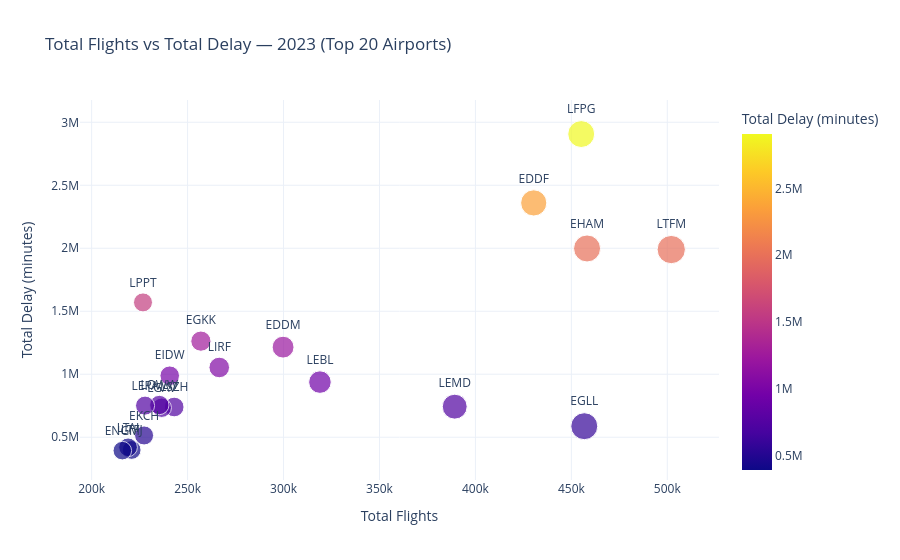
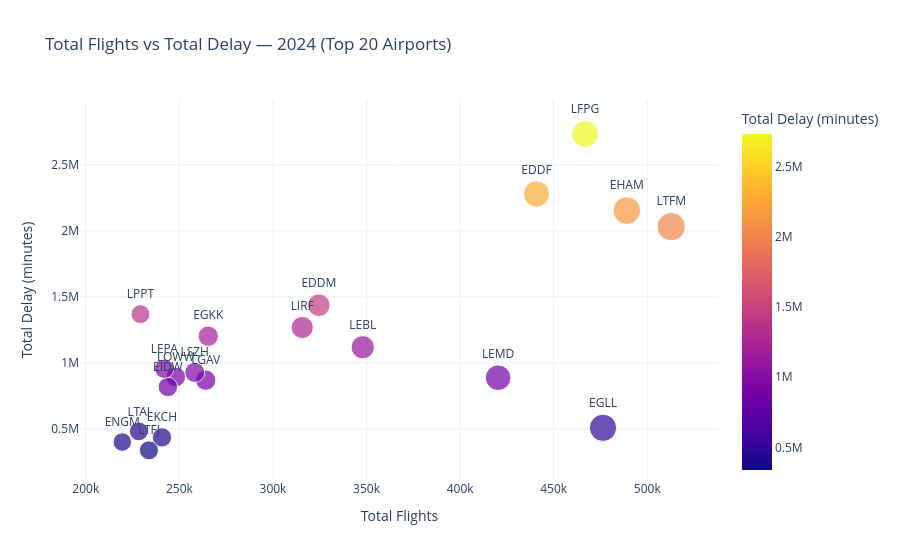

Notebook code cell kept with these figures, in order:
### Code cell
# Scatter plot 
def plot_year_scatter(df, year):
    dff = (
        df.loc[df["YEAR"] == year, 
               ["APT_ICAO", "YEAR", "Total Flights", "Total Delay (TD)", "APT_NAME", "STATE_NAME"]]
          .dropna(subset=["Total Flights", "Total Delay (TD)"])
    )
    title = f"Total Flights vs Total Delay — {year} (Top 20 Airports)"
    fig = px.scatter(
        dff,
        x="Total Flights",
        y="Total Delay (TD)",
        text="APT_ICAO",
        size="Total Flights",
        color="Total Delay (TD)",
        hover_data=["APT_NAME", "STATE_NAME", "Total Flights", "Total Delay (TD)"],
        labels={"Total Flights": "Total Flights (per year)",
                "Total Delay (TD)": "Total Delay (minutes)"},
        title=title,
    )
    fig.update_traces(textposition="top center")
    fig.update_layout(
        template="plotly_white",
        hovermode="closest",
        xaxis_title="Total Flights",
        yaxis_title="Total Delay (minutes)",
        legend_title="Total Delay (minutes)"
    )
    fig.show()
# --- Plots ---
plot_year_scatter(df_merged_AID_AT, 2023)
plot_year_scatter(df_merged_AID_AT, 2024)

### Figure 1 — Plotly figure (JSON) as saved in the notebook; plotly's stock layout.template omitted (floating-point values rounded to 4 significant figures)
{"data": [{"customdata": [["Istanbul", "Türkiye"], ["Amsterdam - Schiphol", "Netherlands"], ["London - Heathrow", "United Kingdom"], ["Paris-Charles-de-Gaulle", "France"], ["Frankfurt", "Germany"], ["Madrid - Barajas", "Spain"], ["Barcelona", "Spain"], ["Munich", "Germany"], ["Rome - Fiumicino", "Italy"], ["London - Gatwick", "United Kingdom"], ["Zürich", "Switzerland"], ["Dublin", "Ireland"], ["Athens", "Greece"], ["Vienna", "Austria"], ["Palma de Mallorca", "Spain"], ["Copenhagen - Kastrup", "Denmark"], ["Lisbon", "Portugal"], ["Istanbul Sabiha Gökçen", "Türkiye"], ["Antalya", "Türkiye"], ["Oslo - Gardermoen", "Norway"]], "hovertemplate": "Total Flights (per year)=%{marker.size}<br>Total Delay (minutes)=%{marker.color}<br>APT_ICAO=%{text}<br>APT_NAME=%{customdata[0]}<br>STATE_NAME=%{customdata[1]}<extra></extra>", "legendgroup": "", "marker": {"color": [1989825, 1998459, 587483, 2906784, 2360075, 742706, 937638, 1215142, 1053658, 1262695, 739849, 988227, 734091, 755801, 750827, 514101, 1570334, 398843, 419945, 393598], "coloraxis": "coloraxis", "size": [502051, 458183, 456739, 455146, 430389, 389214, 318977, 299771, 266510, 256936, 243029, 240694, 236540, 235281, 227838, 227333, 226762, 220872, 218995, 215993], "sizemode": "area", "sizeref": 1255.0, "symbol": "circle"}, "mode": "markers+text", "name": "", "orientation": "v", "showlegend": false, "text": ["LTFM", "EHAM", "EGLL", "LFPG", "EDDF", "LEMD", "LEBL", "EDDM", "LIRF", "EGKK", "LSZH", "EIDW", "LGAV", "LOWW", "LEPA", "EKCH", "LPPT", "LTFJ", "LTAI", "ENGM"], "textposition": "top center", "type": "scatter", "x": [502051, 458183, 456739, 455146, 430389, 389214, 318977, 299771, 266510, 256936, 243029, 240694, 236540, 235281, 227838, 227333, 226762, 220872, 218995, 215993], "xaxis": "x", "y": [1989825, 1998459, 587483, 2906784, 2360075, 742706, 937638, 1215142, 1053658, 1262695, 739849, 988227, 734091, 755801, 750827, 514101, 1570334, 398843, 419945, 393598], "yaxis": "y"}], "layout": {"coloraxis": {"colorbar": {"title": {"text": "Total Delay (minutes)"}}, "colorscale": [[0, "#0d0887"], [0.1111, "#46039f"], [0.2222, "#7201a8"], [0.3333, "#9c179e"], [0.4444, "#bd3786"], [0.5556, "#d8576b"], [0.6667, "#ed7953"], [0.7778, "#fb9f3a"], [0.8889, "#fdca26"], [1, "#f0f921"]]}, "hovermode": "closest", "legend": {"itemsizing": "constant", "title": {"text": "Total Delay (minutes)"}, "tracegroupgap": 0}, "title": {"text": "Total Flights vs Total Delay — 2023 (Top 20 Airports)"}, "xaxis": {"anchor": "y", "domain": [0, 1], "title": {"text": "Total Flights"}}, "yaxis": {"anchor": "x", "domain": [0, 1], "title": {"text": "Total Delay (minutes)"}}}}

### Figure 2 — Plotly figure (JSON) as saved in the notebook; plotly's stock layout.template omitted (floating-point values rounded to 4 significant figures)
{"data": [{"customdata": [["Istanbul", "Türkiye"], ["Amsterdam - Schiphol", "Netherlands"], ["London - Heathrow", "United Kingdom"], ["Paris-Charles-de-Gaulle", "France"], ["Frankfurt", "Germany"], ["Madrid - Barajas", "Spain"], ["Barcelona", "Spain"], ["Munich", "Germany"], ["Rome - Fiumicino", "Italy"], ["London - Gatwick", "United Kingdom"], ["Athens", "Greece"], ["Zürich", "Switzerland"], ["Vienna", "Austria"], ["Dublin", "Ireland"], ["Palma de Mallorca", "Spain"], ["Copenhagen - Kastrup", "Denmark"], ["Istanbul Sabiha Gökçen", "Türkiye"], ["Lisbon", "Portugal"], ["Antalya", "Türkiye"], ["Oslo - Gardermoen", "Norway"]], "hovertemplate": "Total Flights (per year)=%{marker.size}<br>Total Delay (minutes)=%{marker.color}<br>APT_ICAO=%{text}<br>APT_NAME=%{customdata[0]}<br>STATE_NAME=%{customdata[1]}<extra></extra>", "legendgroup": "", "marker": {"color": [2031172, 2153278, 509045, 2732214, 2279095, 888111, 1118856, 1436489, 1268369, 1202460, 869178, 928353, 893984, 818089, 956013, 436303, 338574, 1369445, 481922, 401084], "coloraxis": "coloraxis", "size": [512818, 489071, 476359, 466770, 440830, 420321, 347992, 324545, 315648, 265395, 264066, 258199, 248103, 243836, 241929, 240676, 233720, 229194, 228292, 219493], "sizemode": "area", "sizeref": 1282.0, "symbol": "circle"}, "mode": "markers+text", "name": "", "orientation": "v", "showlegend": false, "text": ["LTFM", "EHAM", "EGLL", "LFPG", "EDDF", "LEMD", "LEBL", "EDDM", "LIRF", "EGKK", "LGAV", "LSZH", "LOWW", "EIDW", "LEPA", "EKCH", "LTFJ", "LPPT", "LTAI", "ENGM"], "textposition": "top center", "type": "scatter", "x": [512818, 489071, 476359, 466770, 440830, 420321, 347992, 324545, 315648, 265395, 264066, 258199, 248103, 243836, 241929, 240676, 233720, 229194, 228292, 219493], "xaxis": "x", "y": [2031172, 2153278, 509045, 2732214, 2279095, 888111, 1118856, 1436489, 1268369, 1202460, 869178, 928353, 893984, 818089, 956013, 436303, 338574, 1369445, 481922, 401084], "yaxis": "y"}], "layout": {"coloraxis": {"colorbar": {"title": {"text": "Total Delay (minutes)"}}, "colorscale": [[0, "#0d0887"], [0.1111, "#46039f"], [0.2222, "#7201a8"], [0.3333, "#9c179e"], [0.4444, "#bd3786"], [0.5556, "#d8576b"], [0.6667, "#ed7953"], [0.7778, "#fb9f3a"], [0.8889, "#fdca26"], [1, "#f0f921"]]}, "hovermode": "closest", "legend": {"itemsizing": "constant", "title": {"text": "Total Delay (minutes)"}, "tracegroupgap": 0}, "title": {"text": "Total Flights vs Total Delay — 2024 (Top 20 Airports)"}, "xaxis": {"anchor": "y", "domain": [0, 1], "title": {"text": "Total Flights"}}, "yaxis": {"anchor": "x", "domain": [0, 1], "title": {"text": "Total Delay (minutes)"}}}}
